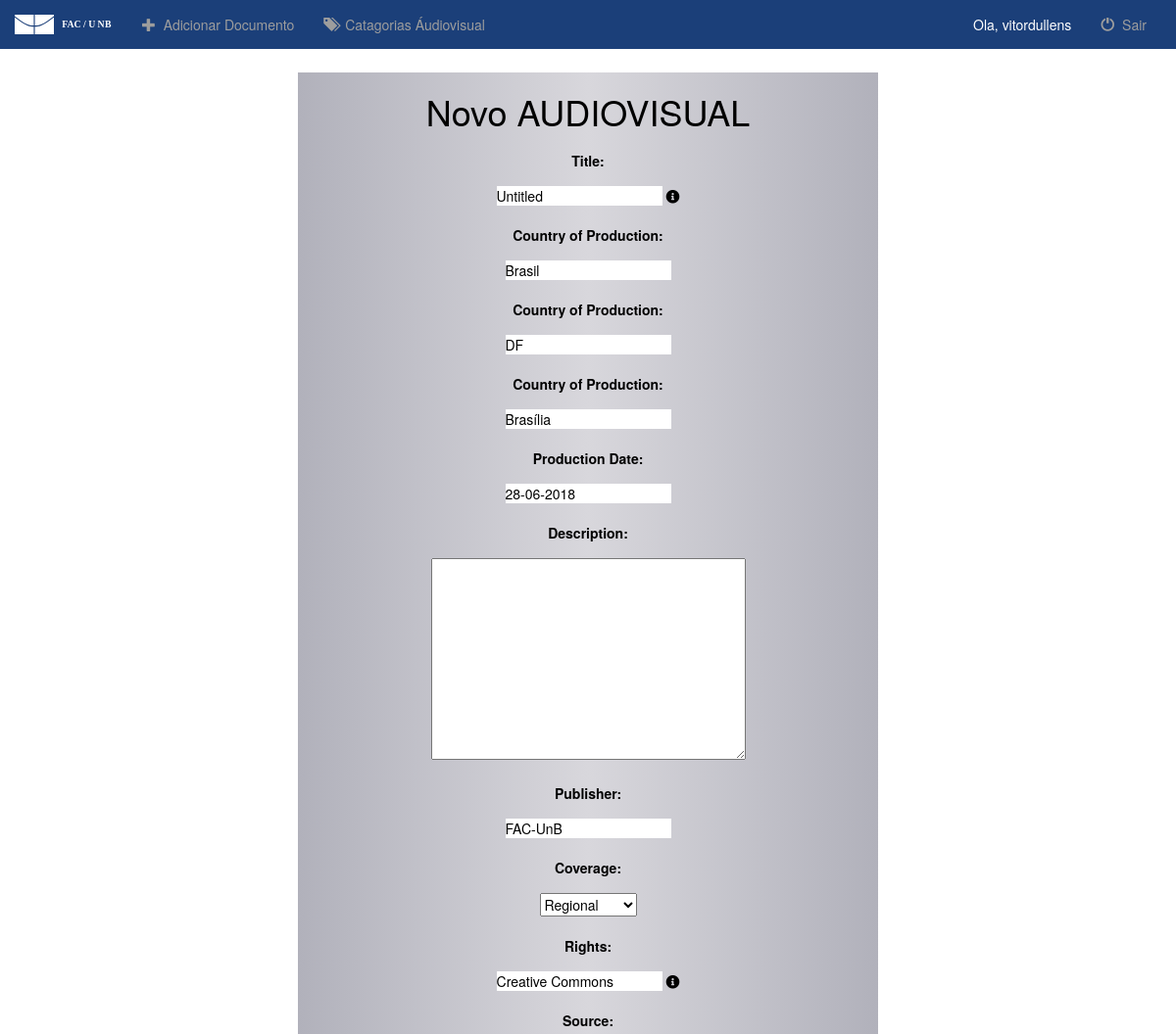
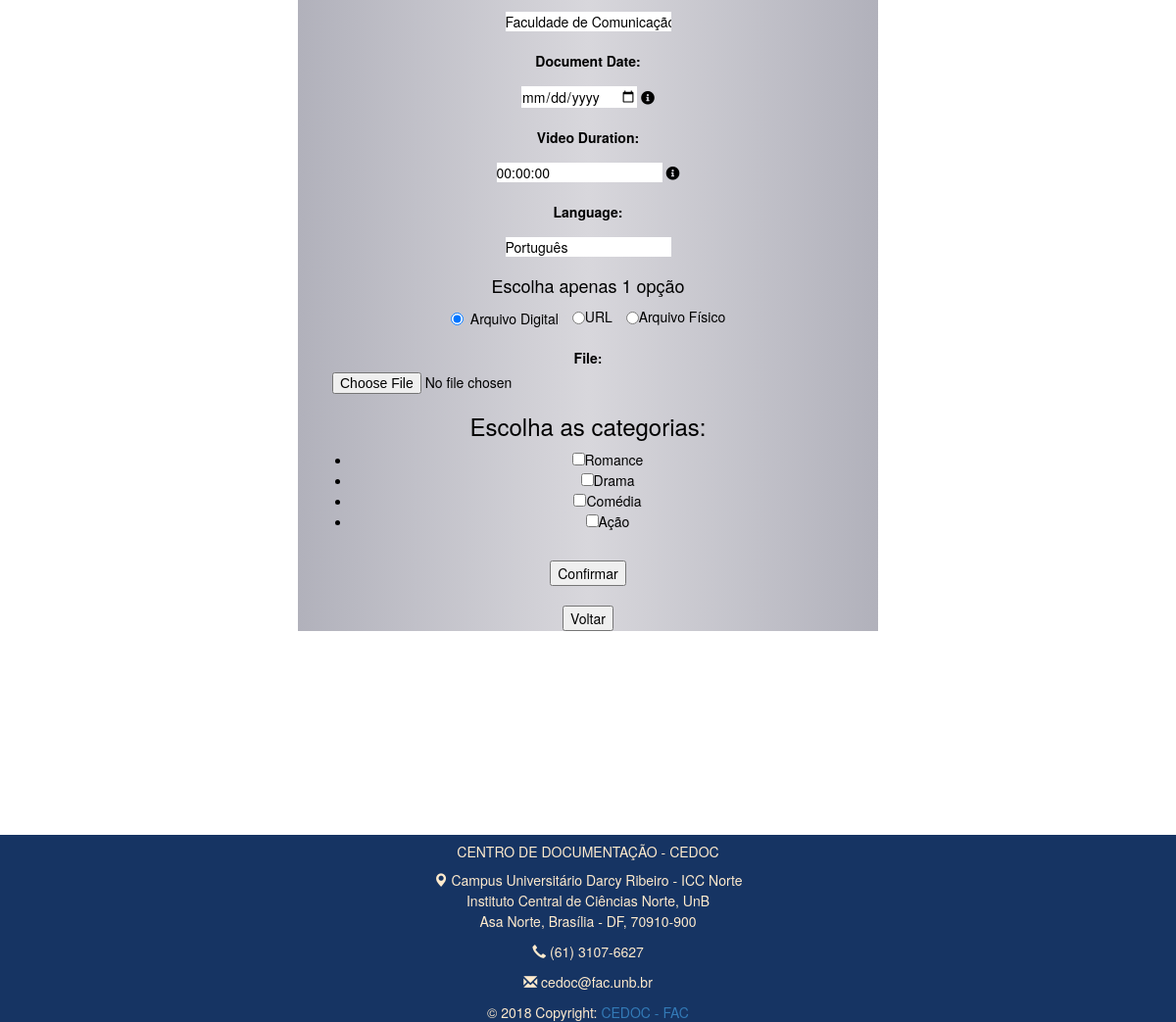
The page /audiovisual/new_entry/ (signed in) on the database its author committed (2 pictures, top to bottom).
### cedoc/models.py (models this page shows)
class Categoria(models.Model):
    categoria = models.CharField('Categoria', max_length=100)
    def __str__(self):
        return self.categoria

### cedoc/views.py (the view, shortened to what this page needs)
# urls.py: path('<str:btn>/new_entry/', cedocViews.new_entry, name='url_new_entry'),
def new_entry(request, btn):
    if request.user.is_authenticated:
        data = {}
        form = ""
        if(btn == 'journal'):
            form = JournalUpload(request.POST or None, request.FILES or None, initial={'description': "Coleção de jornal de laboratório editado pela Faculdade de Comunicação da UnB."})
            data['file'] = "JORNAL CAMPUS"
        elif(btn == 'reporter'):
            form = ReporterUpload(request.POST or None, request.FILES or None)
            data['file'] = "CAMPUS REPORTER"
        else:
            form = AudioVisualUpload(request.POST or None, request.FILES or None)
            data['file'] = "AUDIOVISUAL"
            data['cat'] = Categoria.objects.all()
        data['form'] = form
        return render(request, 'cedoc/new_entry.html', data)
    else:
        return HttpResponseForbidden()

### cedoc/forms.py
class AudioVisualUpload(ModelForm):
    class Meta:
        FORMATS = (
            ('.mp3', 'MP3 Audio'),
            ('.wav', 'Microsoft Wave (WAV)'),
            ('.aif', 'Audio Interchange File Format (AIFF)'),
        )
        model = AudioVisual
        fields = ['title', 'country', 'state', 'city', 'dateProduction','description', 'publisher', 'coverage', 'rights', 'source', 'fileFormat', 'date', 'duration', 'language', 'File', 'url']
        widgets = {
            'date' : dateInput(),
            'fileType' : Select(choices=FORMATS)
        }

### cedoc/templates/cedoc/new_entry.html (shortened to what this page needs)
{% extends 'cedoc/base.html'%}
{%block cabecalho %}
    {% load staticfiles %}
    <link rel="stylesheet" href="{%static  'cedoc/css/bootstrap.css'%}">
    <link rel="stylesheet" type="text/css" href="{% static 'cedoc/css/new_entry.css' %}">
    <link rel="stylesheet" href="https://use.fontawesome.com/releases/v5.0.13/css/all.css">
{%endblock%}
{% block conteudo %}
<div class="container-fluid">
        <div class="row">
            <div class="col-xs-12 col-md-12 col-lg-12 corpo">
                <div class="row">
                   <div class="col-xs-12 col-sm-8 col-sm-offset-2 col-md-6 col-md-offset-3 menu_login">
                       <h1>Novo {{ file }}</h1>
                        <form enctype="multipart/form-data" method="POST">
                                {% for field in form %}
                                    {% if field.name != 'File' and field.name != 'url'  and field.name != 'fileFormat' %}
                                        <div class="fieldWrapper">
                                            <p>{{ field.label_tag }}</p> {{ field }}
                                            {% if field.help_text %}
                                            <i class="fas fa-info-circle help" title="{{ field.help_text|safe }}"></i>
                                            {% endif %}
                                        </div>
                                    {% endif %}
                                {% endfor %}
                                <h4>Escolha apenas 1 opção</h4>
                                <div id="id_fileFormat" class="btn-group">
                                    <label for="id_fileFormat_0" class="radio-inline">
                                    <input class="radio-inline" type="radio" name="fileFormat" onclick="hideAndShow('File')" value="DG" id="id_fileFormat_0" checked required>Arquivo Digital</label>
                                    <input class="radio-inline" type="radio" name="fileFormat" onclick="hideAndShow('url')" value="UR" id="id_fileFormat_1" required>URL</input>
                                    <input class="radio-inline" type="radio" name="fileFormat" onclick="hideAndShow('')" value="AN" id="id_fileFormat_2" required>Arquivo Físico</input>
                                </div>
                                <div id="File" class="fieldWrapper">
                                    {{ form.File.label_tag}} {{ form.File }}
                                </div>
                                {% if file == "AUDIOVISUAL" %}
                                <h3>Escolha as categorias:</h3>
                                <ul>
                                    {% for categoria in cat %}
                                    <li><input type="checkbox" name="categorias" value="{{ categoria.id }}">{{ categoria }}</li>
                                    {% endfor %}
                                </ul>
                                {% endif %}
                                <button class="fieldWrapper" type="submit">Confirmar</button>
                        </form>
                            <button name="new_cat" method="GET" onclick="location.href = '{% url 'url_option' %}'">Voltar</button>
                   </div>
                </div>
            </div>
        </div>
</div>
{%endblock%}

### cedoc/templates/cedoc/base.html (shortened to what this page needs)
<!DOCTYPE html>
{% load staticfiles %}
<html lang="en">
<head>
    {% block cabecalho %}
    {% endblock %}
    <link rel="stylesheet" href="{%static  'cedoc/css/bootstrap.css'%}">
    <link rel="stylesheet" type="text/css" href="{%static  'cedoc/css/navbar.css'%}">
</head>
<body>
    <nav class="navbar navbar-inverse">
          <div class="container-fluid">
            <div class="navbar-header">
              <a class="navbar-brand" href="{% url 'url_index' %}">
                  <img src="{%static 'cedoc/image/logo_menu.svg'%}">
              </a>
            </div>
            <div class="collapse navbar-collapse" id="bs-example-navbar-collapse-1">
              <ul class="nav navbar-nav">
                <li class=""><a href="{% url 'url_option' %}"><span class="glyphicon glyphicon-plus"></span>&nbsp; Adicionar Documento</a></li>
                <li class=""><a href="{% url 'url_categories' %}"><span class="glyphicon glyphicon-tags"></span>&nbsp; Catagorias Áudiovisual</a></li>
              </ul>
              <ul class="nav navbar-nav navbar-right">
                <li id="name_user_navbar"><a class="desabilitado" href="asdfasdf">Ola, {{ user.username }}</a></li>
                <li><a href="{% url 'logout' %}"><span class="glyphicon glyphicon-off"></span>&nbsp; Sair</a></li>
              </ul>
            </div>
          </div>
        </nav>
    {% block conteudo %}
    {% endblock%}
</body>
    <footer class="page-footer font-small blue pt-4 mt-4">
        <div class="container-fluid text-center text-md-left">
              <h5 class="text-uppercase">Centro de Documentação - CEDOC</h5>
              <p> <span class="glyphicon glyphicon-map-marker"></span> Campus Universitário Darcy Ribeiro - ICC Norte <br>
                 Instituto Central de Ciências Norte, UnB <br>
                 Asa Norte, Brasília - DF, 70910-900</p>
              <p> <span class="glyphicon glyphicon-earphone"></span> (61) 3107-6627</p>
              <p> <span class="glyphicon glyphicon-envelope"></span> cedoc@fac.unb.br</p>
        </div>
        <div class="footer-copyright text-center py-3">© 2018 Copyright:
          <a href="https://cedocfac.wordpress.com/" target="_blank">CEDOC - FAC</a>
        </div>
      </footer>
</html>

### cedoc/static/cedoc/css/new_entry.css (style rules this page uses)
body { color: blue }
h1 { color: green }
.fieldWrapper { margin: 20px; }
button { color: red; }
html, body { background: url(background/painel_final_fundo.png) no-repeat center center fixed; -webkit-background-size: cover; -moz-background-size: cover; -o-background-size: cover; background-size: cover; margin: 0; padding: 0; }
.corpo { color: black; }
.corpo button { color: black; }
a:link { text-decoration:none; }
input { border: none; font-family: Arial, "Helvetica Neue", Helvetica, sans-serif; font-size: 16px; line-height: 1.5em; padding: 0; }
input[type="radio"] { -webkit-appearance: radio; }
p { line-height: 1.5em; }
.menu_login { border: 4px solid white; text-align: center; margin-bottom: 7%; background-color: grey; border-radius: 3px; background-image: linear-gradient(to left, #B1B1BB 0%, #D8D7DC 50%, #B1B1BB 100%); }

### cedoc/static/cedoc/css/navbar.css (style rules this page uses)
.navbar { border-radius: 0px; background-color: #1B3F79; border-style: none; }
a.navbar-brand img { height: 100%; }
#name_user_navbar a { color: #ffffff; }
.desabilitado { pointer-events: none; }

### cedoc/templates/cedoc/base.html (style rules this page uses)
footer { position: relative; margin-top: 10%; width: 100%; color: blanchedalmond; background-color: #163463; bottom: 0; }

### rows shown on the page
Categoria: categoria "Romance"
Categoria: categoria "Drama"
Categoria: categoria "Comédia"
Categoria: categoria "Ação"

### other values the page prints
{{ user.username }} "vitordullens"
{{ file }} "AUDIOVISUAL"
{{ field.label_tag }} "Title:" "Country of Production:" "Country of Production:" "Country of Production:" "Production Date:" "Description:" "Publisher:" "Coverage:" "Rights:" "Source:" "Document Date:" "Video Duration:" "Language:"
